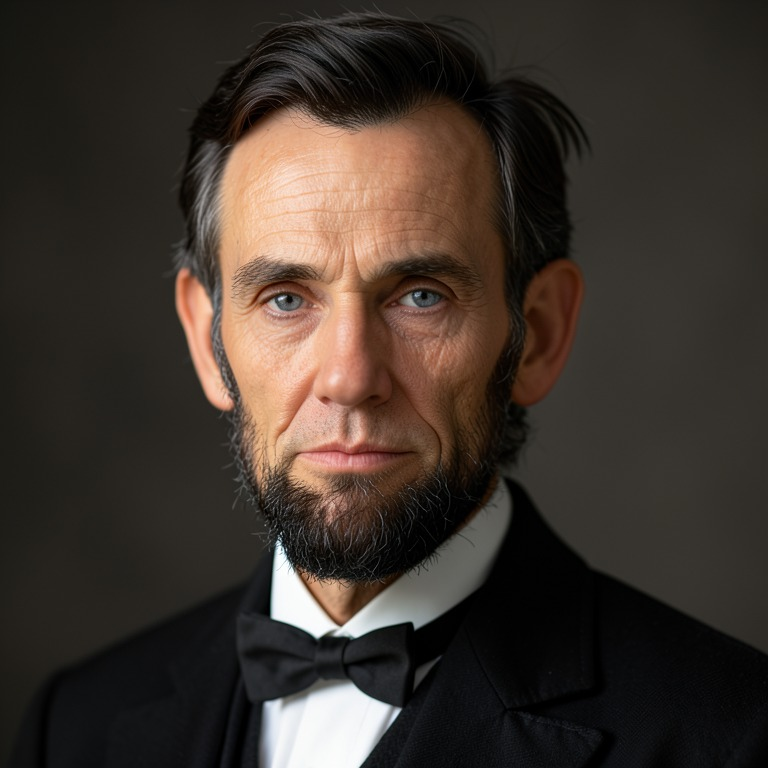
#> input picture ArtGen/leaderheads/lifelike/America.jpg, 768 x 768 px
$ python -i paint.py   (imports and definitions only)
#> lines starting #> are read from the running program, lines starting #| are printed output that depends on the picture
"""The shared painted finish for the leader heads (build.py --unified):
turns a cropped photo, statue, mosaic or painting into a portrait that
matches the rest of the set, with plain image processing (no generated
pixels):

  1. a soft subject mask (how far each pixel's color is from the picture's
     border, plus a central oval), so the background can be repainted;
  2. a generalized Kuwahara filter (edge-preserving smoothing that turns
     fine texture into flat strokes but keeps edges such as eyes and lips);
  3. one palette for all: colors pulled toward a warm umber-to-cream
     gradient map by their brightness, with some of their own hue kept;
  4. one backdrop for all: a warm dark painted ground, lighter behind the
     head, replacing most of the source's own background;
  5. brush texture: noise smeared along the picture's own contours (line
     integral convolution), faint over faces and stronger in the backdrop,
     and a faint canvas weave.

Works on a picture twice the final size; build.py scales it down after.
"""
import numpy as np
from scipy import ndimage as nd

# the shared palette: a gradient map from shadow to light
PALETTE = np.array([
    (0.00, (0.07, 0.05, 0.04)),
    (0.25, (0.24, 0.16, 0.11)),
    (0.50, (0.52, 0.38, 0.27)),
    (0.75, (0.80, 0.66, 0.50)),
    (1.00, (0.98, 0.92, 0.80)),
], dtype=object)
# the backdrop: dark umber, warmer and lighter where the light falls
BACK_DARK = np.array([0.10, 0.075, 0.055], np.float32)
BACK_LIGHT = np.array([0.36, 0.27, 0.18], np.float32)


def _luma(a):
    return a @ np.array([0.299, 0.587, 0.114], np.float32)


# [4 lines left out: function _gradient_map, not called in this run]


def subject_mask(a, oval_weight=1.0, erode=60, plain=None):
    """0 (background) to 1 (subject): color distance from the median of the
    picture's border, smoothed, with a central oval where the sitter is."""
    n = a.shape[0]
    b = max(2, n // 40)
    border = np.concatenate([a[:b].reshape(-1, 3), a[-b:].reshape(-1, 3), a[:, :b].reshape(-1, 3),
                             a[:, -b:].reshape(-1, 3)])
    ref = np.median(border, 0)
    spread = np.median(np.abs(border - ref).sum(-1)) + 0.04
    d = np.abs(nd.gaussian_filter(a, (n / 120, n / 120, 0)) - ref).sum(-1)
    m = np.clip((d - spread) / (2.5 * spread), 0, 1)
    # detail: backgrounds are mostly smooth, faces and clothes are not (this
    # finds a gray face before a gray backdrop)
    lum = _luma(a)
    g = np.hypot(nd.sobel(lum, 0), nd.sobel(lum, 1))
    busy = nd.gaussian_filter(g, n / 40)
    busy_bg = np.median(np.concatenate([busy[:b].ravel(), busy[-b:].ravel(), busy[:, :b].ravel(), busy[:, -b:].ravel()]))
    busy_m = np.clip((busy - busy_bg * 1.6) / (busy_bg * 2 + 0.05), 0, 1)
    m = np.maximum(m, busy_m)
    y, x = np.mgrid[0:n, 0:n].astype(np.float32)
    oval = np.exp(-(((x - n / 2) / (n * 0.30)) ** 2 + ((y - n * 0.50) / (n * 0.40)) ** 4))
    # the oval counts for less where a pixel matches an even backdrop (a
    # bright museum wall behind a bust would otherwise glow round its head)
    # (plain: how sure the backdrop is plain, if known; else from its spread)
    even = np.clip(1 - (spread - 0.04) / 0.12, 0, 1) if plain is None else plain
    close = np.clip(1 - d / (3 * spread), 0, 1) * even
    m = np.maximum(m, oval * oval_weight * (1 - 0.85 * close))
    # close small holes, pull the edge in a little (so no rim of the old
    # background is left around the sitter), then soften it
    m = nd.grey_closing(m, size=max(3, n // 30))
    m = nd.grey_erosion(m, size=max(3, n // erode))
    m = np.clip(nd.gaussian_filter(m, n / 120), 0, 1)
    # the old wall itself: smooth and the color of an even border, wherever it
    # is (the painted ground replaces it even inside the oval)
    # (measured close up, so the rim just outside the sitter's edge, which
    # the broad masks above take in, is found too)
    d_px = np.abs(nd.gaussian_filter(a, (1, 1, 0)) - ref).sum(-1)
    even_px = np.clip(1 - (spread - 0.04) / 0.25, 0, 1) if plain is None else plain
    close_px = np.clip(1.6 - d_px / spread, 0, 1) * even_px
    busy_px = nd.gaussian_filter(g, n / 150)
    busy_px = np.clip((busy_px - busy_bg * 1.6) / (busy_bg * 2 + 0.05), 0, 1)
    wall = nd.gaussian_filter(np.maximum(close * (1 - busy_m), close_px), 1.0)
    return m, np.clip(wall, 0, 1)


# [75 lines left out: functions kuwahara, _orientation, brush_texture, backdrop, not called in this run]


def paint(img, seed=0, strength=1.0, oval=1.0, keep=0.4, broad=70, bg=0.92, color=0.75, erode=60, level=0.42,
          fixed=None, plain=None, contrast=1.0, texture=1.0, green=None, hand=None, soften=0,
          hand_only=False, local=0, feather=0, edge=0, shrink=0, gamma=1.0, surround=0.0,
          around=(0.5, 0.62, 0.22, 0.28), deep=0.75, collar=None, wallgrade=0.95):
    """The painted finish on a PIL RGB picture (returns float RGB 0..1).
    Per picture: oval, how sure the center is the sitter (lower for a
    sitter before a bright wall, which would glow); keep, how much of the
    real picture is kept on the sitter (higher for fine detail like a
    mosaic); broad, the background strokes' size as a fraction (n // broad);
    bg, how much of the old background the painted ground replaces."""
    a = np.asarray(img, np.float32) / 255
    n = a.shape[0]
    if soften:
        # (a print: its hatching softened into tone first)
        a = nd.gaussian_filter(a, (soften, soften, 0))
    if gamma != 1.0:
        # the whole source darkened (or lightened) before anything else
        a = a ** gamma
    if collar:
        # a pale bluish band (a white under-collar) between rows y0..y1
        # (fractions of the tile) darkened and warmed to the robe around it
        y0, y1 = (int(v * n) for v in collar)
        seg = a[y0:y1]
        lz = _luma(seg)
        sel = np.clip((lz - 0.35) / 0.15, 0, 1) * np.clip((seg[..., 2] - seg[..., 0] + 0.05) / 0.1, 0, 1)
        sel = nd.gaussian_filter(sel, 2)[..., None]
        a = a.copy()
        a[y0:y1] = seg * (1 - sel) + (seg * 0.35) * sel
    if contrast != 1.0:
        a = np.clip((a - a.mean()) * contrast + a.mean(), 0, 1)
    mask, wall = subject_mask(a, oval, erode, plain)
    if local:
        # local contrast: detail relative to the neighborhood amplified, so a
        # pale face on pale silk keeps its features
        base = nd.gaussian_filter(a, (n / 30, n / 30, 0))
        a = np.clip(base + (a - base) * local, 0, 1)
    if hand:
        # a hand-placed outline: polygons (in fractions of the side) of the
        # sitter; outside them is background whatever the mask thought
        from PIL import Image as _I, ImageDraw as _D
        im = _I.new('L', (n, n), 0)
        for poly in hand:
            _D.Draw(im).polygon([(x * n, y * n) for x, y in poly], fill=255)
        hm = nd.gaussian_filter(np.asarray(im, np.float32) / 255, n / 120)
        # inside the outline the wall the mask found is still ground, unless
        # the outline is all there is to go by (hand_only)
        mask = hm if hand_only else hm * (1 - wall)
        wall = 1 - hm if hand_only else np.maximum(wall, 1 - hm)
    if fixed:
        # a sitter the mask can't find (pale on pale paper): a fixed soft
        # silhouette, an oval head over wide shoulders, (cx, cy, rx, ry)
        cx, cy, rx, ry = fixed
        yy, xx = np.mgrid[0:n, 0:n].astype(np.float32) / n
        head = ((xx - cx) / rx) ** 2 + ((yy - cy) / ry) ** 2 < 1
        body = (yy > cy + ry * 0.6) & (np.abs(xx - cx) < rx * 1.9 + (yy - cy - ry * 0.6) * 1.2)
        mask = np.clip(nd.gaussian_filter((head | body).astype(np.float32), n / 50), 0, 1)
        wall = np.zeros_like(mask)
    if shrink:
        # the sitter's edge pulled in (pixels of the final tile)
        k = 2 * int(round(shrink * n / 230)) + 1
        mask = nd.grey_erosion(mask, size=k)
        wall = nd.grey_dilation(wall, size=k)
    if feather:
        # a softer sitter's edge, so it doesn't look cut out
        mask = nd.gaussian_filter(mask, feather * n / 230)
        wall = nd.gaussian_filter(wall, feather * n / 230)
    # strokes: light smoothing on the subject (the face keeps its detail),
    # broader in the background
    fine = kuwahara(a, max(2, n // 150))
    broad = kuwahara(a, max(2, n // broad))
    m3 = mask[..., None]
    # on the subject, half the stroke-smoothed picture and half the real one
    p = (fine * (1 - keep) + a * keep) * m3 + broad * (1 - m3)
    # one palette: a gradient map by brightness, with the picture's own
    # color kept on top (pictures in color stay in color, but share a key)
    lum = _luma(np.clip(p, 0, 1))
    mapped = _gradient_map(lum)
    chroma = p - lum[..., None]
    sat = float(np.abs(chroma).mean())
    if sat > 0.03:
        # the shared key, with the picture's own (somewhat calmer) color
        # (strong colors limited, so no face goes neon)
        c = np.linalg.norm(chroma, axis=-1, keepdims=True)
        chroma = chroma * np.minimum(1, 0.18 / (c + 1e-6))
        p = (mapped * 0.55 + lum[..., None] * 0.45) + chroma * color
    else:                                        # black and white: all gradient map
        p = mapped
    # one brightness: the sitter's mid-tones (weighted to the face) brought
    # to one level, before the ground goes in, so every ground is as dark
    if level:
        y, x = np.mgrid[0:n, 0:n].astype(np.float32)
        wgt = mask * np.exp(-(((x - n / 2) / (n * 0.3)) ** 2 + ((y - n * 0.45) / (n * 0.3)) ** 2))
        mean = float((_luma(np.clip(p, 0, 1)) * wgt).sum() / (wgt.sum() + 1e-6))
        g = np.clip(np.log(level) / np.log(max(1e-3, min(mean, 0.97))), 0.7, 1.45)
        p = np.clip(p, 0, 1) ** g
    # one backdrop
    bd = backdrop(n, seed)
    # (the ground takes over quickly past the sitter's edge, so no rim of the
    # old wall shows in the soft band between)
    bg_share = np.maximum(1 - mask, wall * 0.9)[..., None] * bg * strength
    # light rims: in the soft band at the sitter's edge, anything lighter
    # than both the sitter nearby and the ground is old wall: ground it
    core = mask > 0.7
    ring = nd.binary_dilation(core, iterations=max(2, n // 40)) & ~core
    band = ring & (mask < 0.6)
    lp0 = _luma(np.clip(p, 0, 1))
    inner = nd.grey_erosion(np.where(mask > 0.7, lp0, 0), size=3)
    local = nd.maximum_filter(np.where(mask > 0.7, lp0, 0), size=max(5, n // 25))
    lim = np.maximum(np.maximum(local, inner) * 0.95, _luma(bd))
    rim = band & (lp0 > lim)
    rimw = nd.gaussian_filter(rim.astype(np.float32), 1.5)[..., None]
    bg_share = np.maximum(bg_share, rimw * bg)
    p = p * (1 - bg_share) + bd * bg_share
    if edge:
        # halos: in the band just inside the sitter's edge (edge pixels of
        # the final tile wide), anything lighter than both the sitter's
        # inside nearby and the ground is the old background showing
        # through: darkened to the ground
        k = max(1, int(round(edge * n / 230)))
        core = mask > 0.5
        inner = nd.binary_erosion(core, iterations=k)
        band = core & ~inner
        lq = _luma(np.clip(p, 0, 1))
        size = max(5, 3 * k)
        num = nd.uniform_filter(lq * inner, size)
        den = nd.uniform_filter(inner.astype(np.float32), size)
        interior = np.where(den > 0.02, num / (den + 1e-6), 0)
        lim = np.maximum(interior, _luma(bd))
        amt = np.clip((lq - lim) / 0.08, 0, 1) * band
        # also just outside the edge, where the soft edge still holds wall
        outer = nd.binary_dilation(core, iterations=k) & ~core
        amt = np.maximum(amt, np.clip((lq - _luma(bd) - 0.03) / 0.08, 0, 1) * outer)
        amt = nd.gaussian_filter(amt, 1.0)[..., None]
        # (toward the ground as it is just outside, not the bare backdrop,
        # which is darker and would draw a dark line round the sitter)
        out = (mask < 0.1).astype(np.float32)
        gsize = max(9, 6 * k)
        gnum = nd.uniform_filter(p * out[..., None], (gsize, gsize, 1))
        gden = nd.uniform_filter(out, gsize)[..., None]
        ground = np.where(gden > 0.02, gnum / (gden + 1e-6), bd)
        target = np.minimum(ground, np.maximum(bd, ground))
        p = p * (1 - amt) + target * amt
    if green is not None:
        # (a green field, like Abu Bakr's roundel: dimmed and turned toward
        # an aged verdigris in the umber key)
        lg = _luma(np.clip(p, 0, 1))[..., None]
        isg = np.clip((p[..., 1] - np.maximum(p[..., 0], p[..., 2])) * 20, 0, 1)[..., None]
        verd = lg * np.array([1.0, 0.9, 0.62], np.float32) * 0.7
        p = p * (1 - isg) + (p * green + verd * (1 - green)) * isg
    if surround:
        # (a painting kept whole, its own background: everything outside a
        # soft oval round the sitter darkened and calmed into the umber key)
        yy, xx = np.mgrid[0:n, 0:n].astype(np.float32)
        acx, acy, arx, ary = around
        ov = np.exp(-(((xx - n * acx) / (n * arx)) ** 2 + ((yy - n * acy) / (n * ary)) ** 2))[..., None]
        lq = _luma(np.clip(p, 0, 1))[..., None]
        calm = lq * 0.6 + p * 0.4
        dark = calm * (1 - deep) + bd * deep
        # (and the old wall even close to the sitter, where it matches the
        # border: darkened in proportion, so no cut edge and no light rim)
        wsoft = np.clip(nd.gaussian_filter(wall, n / 160), 0, 1)[..., None]
        k = surround * np.maximum(1 - ov, wsoft * wallgrade)
        p = p * (1 - k) + dark * k
    # brush texture: faint strokes along the forms on the subject, a
    # crisscrossed brushed ground behind
    lp = _luma(np.clip(p, 0, 1))
    tex_fig = brush_texture(lp, n, seed)
    tex_bg = brush_texture(lp, n, seed + 1, length=max(10, n // 14), direction=0.9, blur=1.5)
    # (strokes on the sitter only where the source has detail: smooth skin
    # gets none, so no streaks across cheeks)
    det = nd.gaussian_filter(np.hypot(nd.sobel(_luma(a), 0), nd.sobel(_luma(a), 1)), 3)
    det = np.clip(det / (np.percentile(det, 75) + 1e-6), 0, 1)
    p = p * (1 + (tex_fig * 0.010 * texture * det * mask + tex_bg * 0.018 * (1 - mask)) * strength)[..., None]
    # impasto: the strokes catch the light from the upper left a little
    height = nd.gaussian_filter(tex_fig * mask + tex_bg * (1 - mask), 0.8)
    shade = nd.sobel(height, 1) * -0.7 + nd.sobel(height, 0) * -0.7
    p = p * (1 + 0.010 * strength * np.clip(shade, -3, 3))[..., None]
    # canvas weave
    y, x = np.mgrid[0:n, 0:n].astype(np.float32)
    weave = np.sin(x * 2.1) * np.sin(y * 2.1)
    p = p * (1 + 0.005 * strength * weave)[..., None]
    return np.clip(p, 0, 1)

>>> import cv2
>>> picture = cv2.imread('lifelike/America.jpg', cv2.IMREAD_GRAYSCALE)
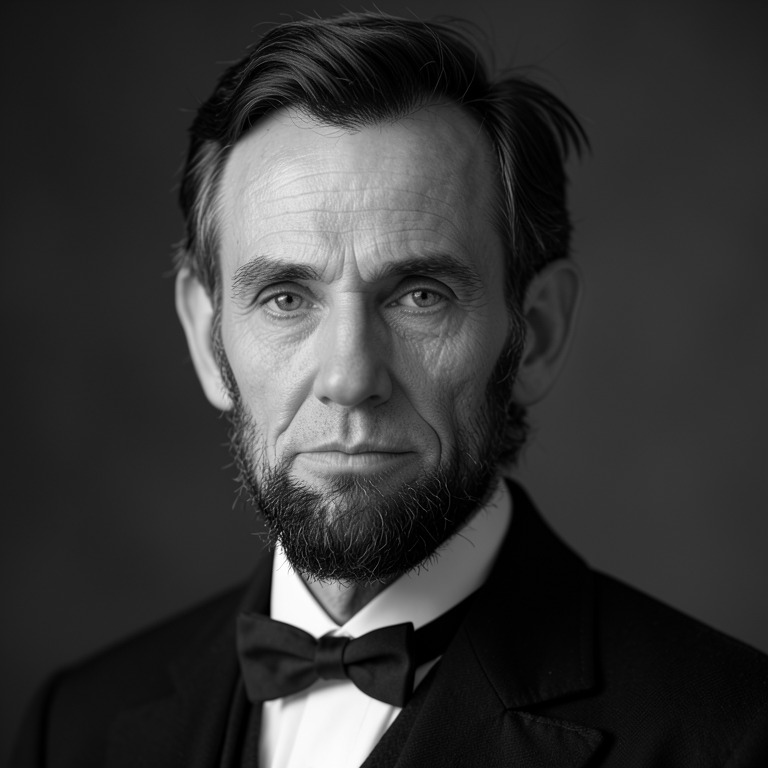
#> picture: shape (768, 768); min 0, max 255, mean 54
>>> result = paint(picture)
#> in subject_mask, `ref = np.median(border, 0)`: ref = [0.118, 0.118, 0.118]
#> in subject_mask, `spread = np.median(np.abs(border - ref).sum(-1)) + 0.04`: spread = 0.158
#> (the run stopped early here; a loop or call above may not have finished)

$ run again, on ArtGen/leaderheads/lifelike/Arabia.jpg
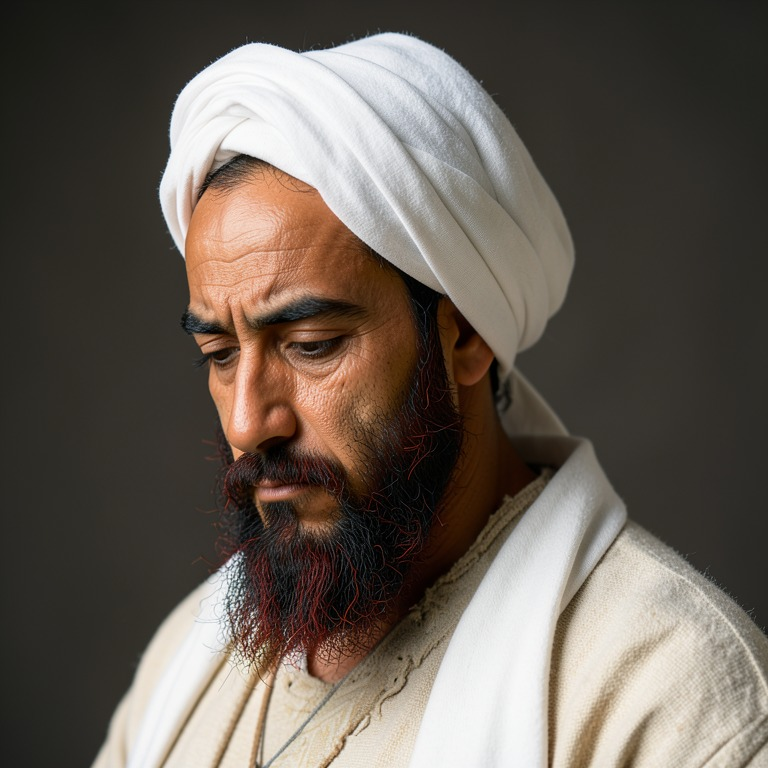
#> input picture ArtGen/leaderheads/lifelike/Arabia.jpg, 768 x 768 px
#> `picture = cv2.imread('lifelike/America.jpg', cv2.IMREAD_GRAYSCALE)`:
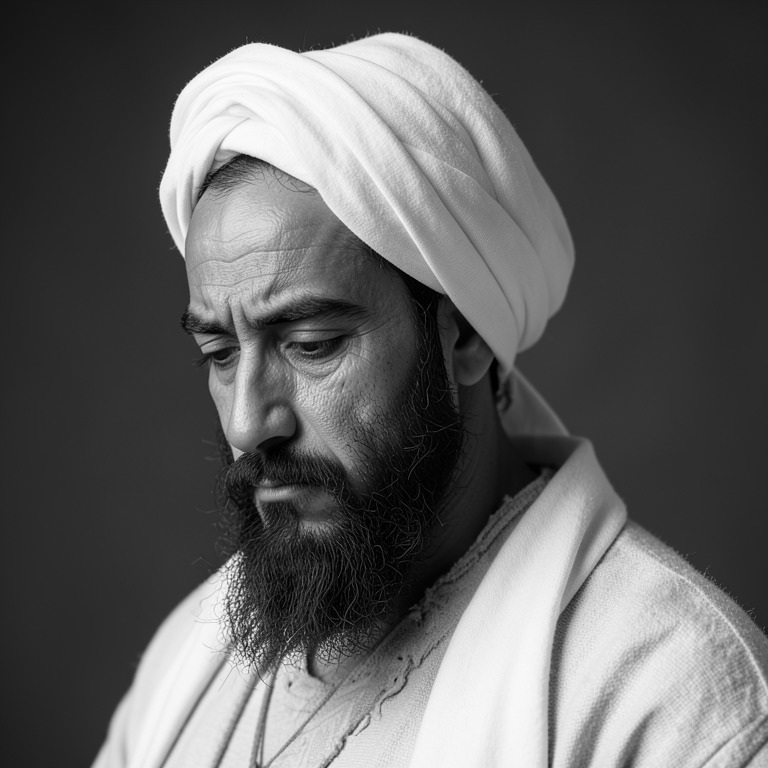
#> picture: shape (768, 768); min 0, max 253, mean 95.6
#> ref = [0.157, 0.157, 0.157]
#> spread = 0.111

$ run again, on ArtGen/leaderheads/lifelike/Aztecs.jpg
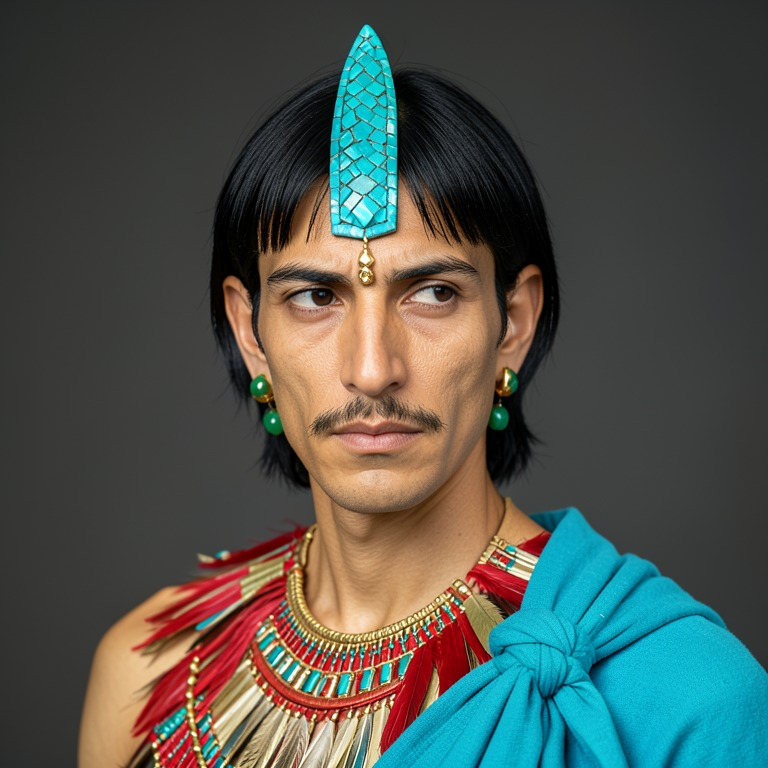
#> input picture ArtGen/leaderheads/lifelike/Aztecs.jpg, 768 x 768 px
#> `picture = cv2.imread('lifelike/America.jpg', cv2.IMREAD_GRAYSCALE)`:
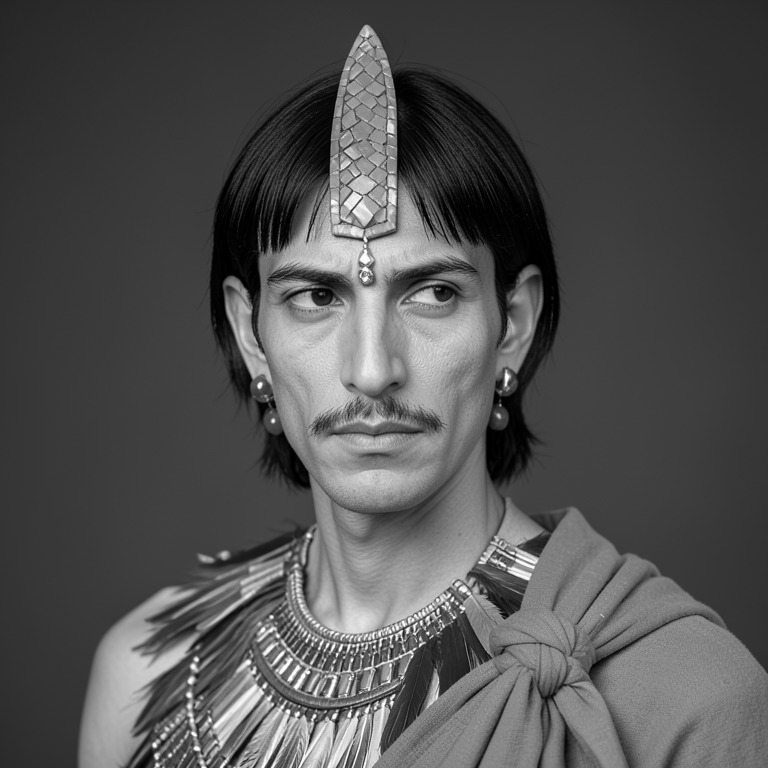
#> picture: shape (768, 768); min 0, max 255, mean 81.1
#> ref = [0.204, 0.204, 0.204]
#> spread = 0.0988
